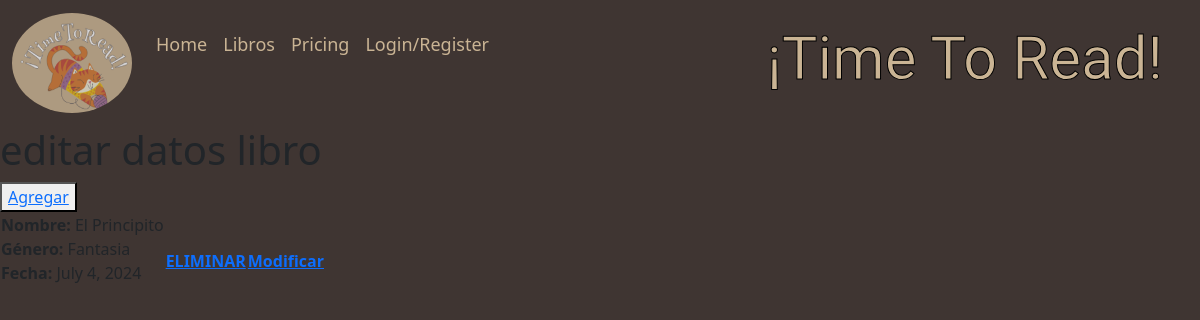
The app's page /proyecto/crud (signed in), older data.
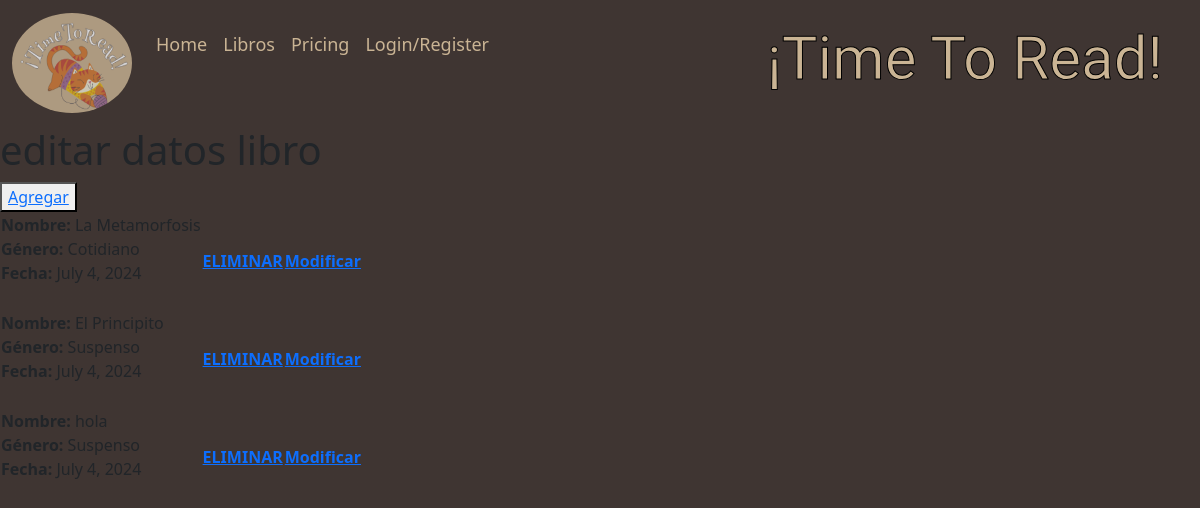
The same page, newer data.
### proyecto/models.py (models this page shows)
class Libro(models.Model):
    nombre          = models.CharField(primary_key=True, max_length=60)
    fecha           = models.DateField(blank=False, null=False)
    id_genero       = models.ForeignKey('genero',on_delete=models.CASCADE, db_column='idGenero')
    activo          = models.IntegerField()

class Genero(models.Model):
    id_genero = models.AutoField(db_column='idGenero', primary_key=True)
    genero = models.CharField(max_length=20, blank=False, null=False)

### proyecto/views.py (the view)
# urls.py: path('crud', views.crud, name='crud'),
@login_required
def crud(request):
    libros = Libro.objects.all()
    context = {'libros': libros}
    return render(request, 'proyecto/libro_list.html', context)

### proyecto/templates/proyecto/libro_list.html (shortened to what this page needs)
<!doctype html>
<html lang="es">
  <head>
    {% load static %}
    <link href="https://cdn.jsdelivr.net/npm/bootstrap@5.3.3/dist/css/bootstrap.min.css" rel="stylesheet">
    <link rel="stylesheet" href="{% static 'css/fondoTitulos.css' %}">
    <link rel="stylesheet" href="{% static 'css/logo.css' %}">
    <link rel="stylesheet" href="{% static 'css/letras.css' %}">
    <link rel="stylesheet" href="{% static 'css/fondo.css' %}">
  </head>
  <body>
    <nav class="navbar navbar-expand-lg bg-transparent" >
      <div class="container-fluid">
        <a class="navbar-brand" href="#">
        <img src="{% static 'img/logo1.png' %}">
        </a>
        <div class="collapse navbar-collapse" id="navbarNav">
          <ul class="navbar-nav">
            <li class="nav-item">
              <a class="nav-link" aria-current="page" href="{% url 'inicio' %}">Home</a>
            </li>
            <li class="nav-item">
              <a class="nav-link" href="{% url 'portadas' %}">Libros</a>
            </li>
            <li class="nav-item">
              <a class="nav-link" href="#">Pricing</a>
            </li>
            <li class="nav-item">
              <a class="nav-link " href="login.html">Login/Register</a>
            </li>
            <li class="titulo">
              <h1 id="timetoread">¡Time To Read!</h1>
            </li>
          </ul>
        </div>
      </div>
    </nav>
    <div class="editar_datos">
      <h1>editar datos libro</h1>
      <button type="button">
        <a href="{% url 'librosAdd' %}">Agregar</a>
      </button>
    </div>
    <table>
      {% if libros %}
        {% for x in libros %}
      <td>
        <strong>Nombre:</strong> {{ x.nombre }}<br>
        <strong>Género:</strong> {{ x.id_genero.genero }}<br>
        <strong>Fecha:</strong> {{ x.fecha }}<br>
              <br>
            <th> <a href="{% url 'libro_del' pk=x.nombre %}">ELIMINAR</a>
            <th> <a href="{% url 'libros_findEdit' pk=x.nombre %}">Modificar</a>
          {% endfor %}
        {% endif %}
    </table>
</body>
</html>

### proyecto/static/css/fondoTitulos.css (style rules this page uses)
.navbar-brand img { width: 120px; height: 100px; background-image: linear-gradient( rgba(0,0,0,0.2), rgba(0,0,0,0.2)); border-radius: 50%; opacity: 0.8 ; }
.nav-item { font-size: 18px; }
.titulo h1 { margin-left: 270px; }

### proyecto/static/css/letras.css (style rules this page uses)
.nav-link { color:rgb(202, 180, 148); }
#timetoread { font-family: "Lilita One", sans-serif; font-size: 60px; text-align: center; color: rgb(202, 180, 148); -webkit-text-stroke: 1px black; }

### proyecto/static/css/fondo.css (style rules this page uses)
body { background-color: #d3b2a7; background-image: linear-gradient( rgba(0,0,0,0.7), rgba(0,0,0,0.7)); background-size: cover; background-position: center bottom; background-repeat: no-repeat; background-attachment: fixed; transition: background-image 0.9s ease; }

Row changes from the older to the newer data that the page shows:
added Libro: nombre "La Metamorfosis", id_genero.genero "Cotidiano", fecha "July 4, 2024"
changed Libro "El Principito": id_genero.genero "Fantasia" → "Suspenso"
added Libro: nombre "hola", id_genero.genero "Suspenso", fecha "July 4, 2024"
